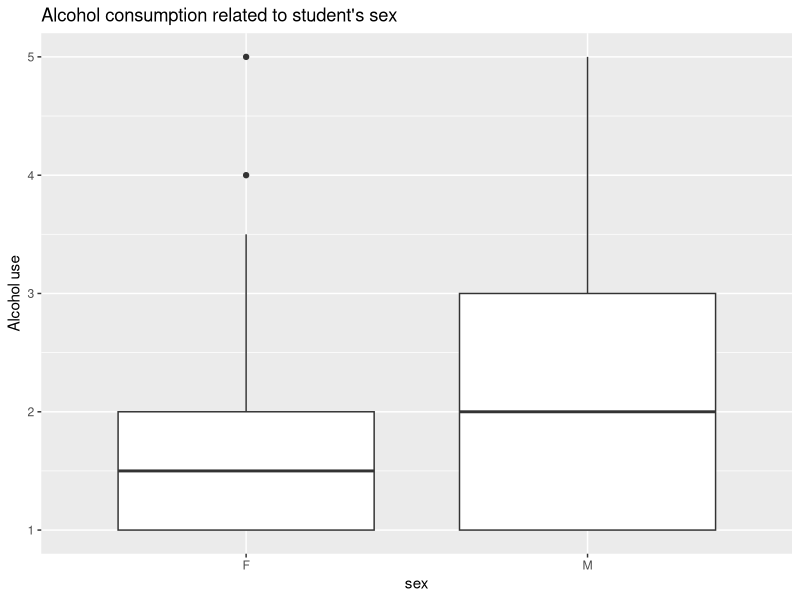
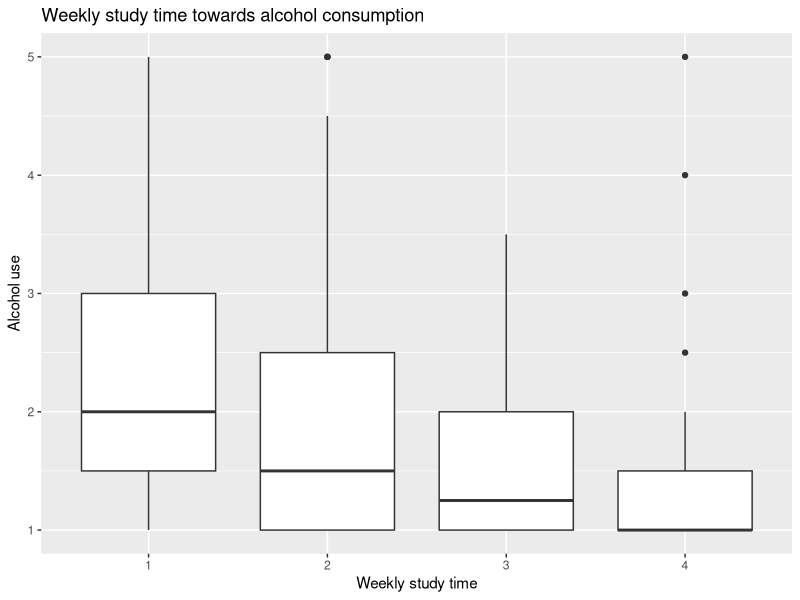
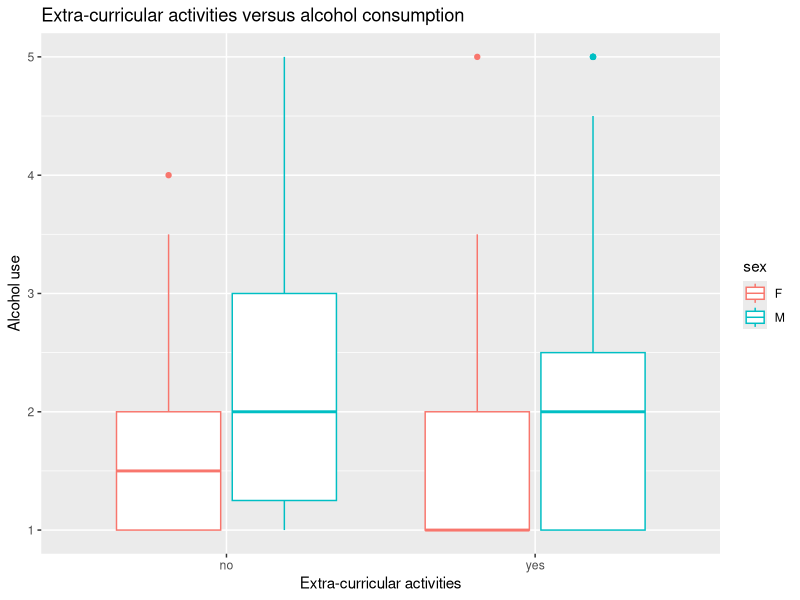
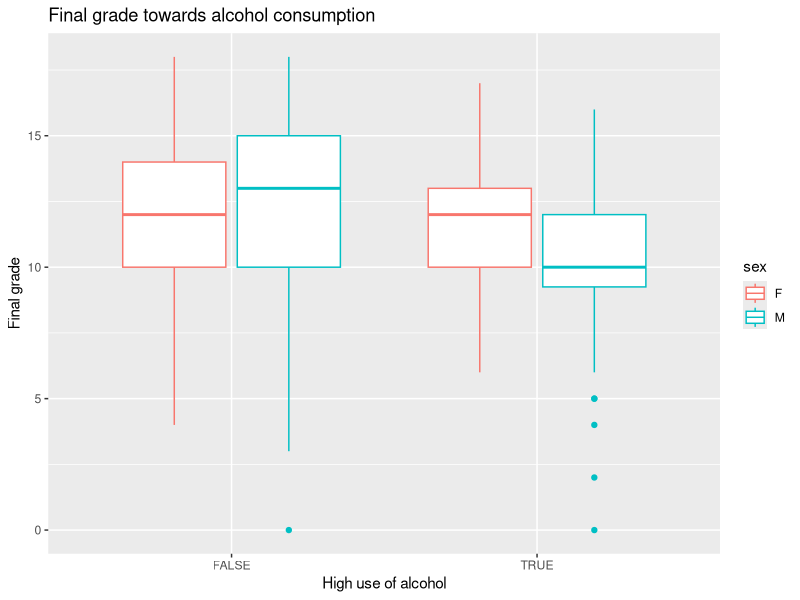

Write R code to recreate these figures, in order.
## ---- chunk 1
alc <- read.table("Data/alc.txt")
colnames(alc)
## ---- chunk 2
library(ggplot2)
library(dplyr)
## ---- chunk 3
# Explore relationship between sex and alcohol consumption:
g1 <- ggplot(alc, aes(x = sex, y = alc_use))
g1 + geom_boxplot() + ggtitle("Alcohol consumption related to student's sex") + ylab("Alcohol use")
## ---- chunk 4
# Explore relationship between weekly study time and alcohol consumption:
alc %>% group_by(studytime) %>% summarise(count = n(), alcohol = mean(alc_use))
g2 <- ggplot(alc, aes(x = factor(studytime), y = alc_use))
g2 + geom_boxplot() + ggtitle("Weekly study time towards alcohol consumption") + ylab("Alcohol use") + xlab("Weekly study time")
## ---- chunk 5
# Explore relationship between extra-curricular activities and alcohol consumption:
g3 <- ggplot(alc, aes(x = activities, y = alc_use, col = sex))
g3 + geom_boxplot() + ggtitle("Extra-curricular activities versus alcohol consumption") + ylab("Alcohol use") + xlab("Extra-curricular activities")
## ---- chunk 6
# Explore relationship between final grade and alcohol consumption:
g4 <- ggplot(alc, aes(x = high_use, y = G3, col = sex))
g4 + geom_boxplot() + ggtitle("Final grade towards alcohol consumption") + xlab("High use of alcohol") + ylab("Final grade")
## ---- chunk 7
# Fit logistic regression model m:
m <- glm(high_use ~ sex + studytime + activities + G3, data = alc, family = "binomial")
summary(m)
## ---- chunk 8
# Compute odds ratios (OR)
OR <- coef(m) %>% exp

# Compute confidence intervals (CI)
CI <- confint(m) %>% exp

# Print out the odds ratios with their confidence intervals
cbind(OR, CI)
